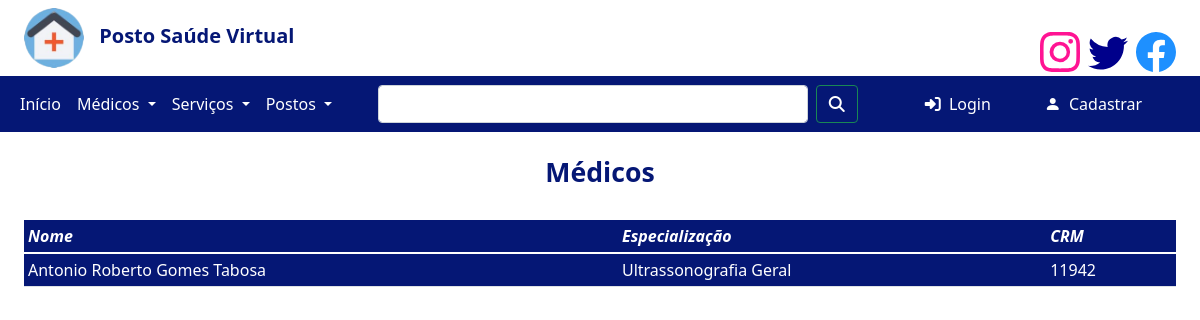
The page /cadastros/listar/medico/ on the database as committed earlier.
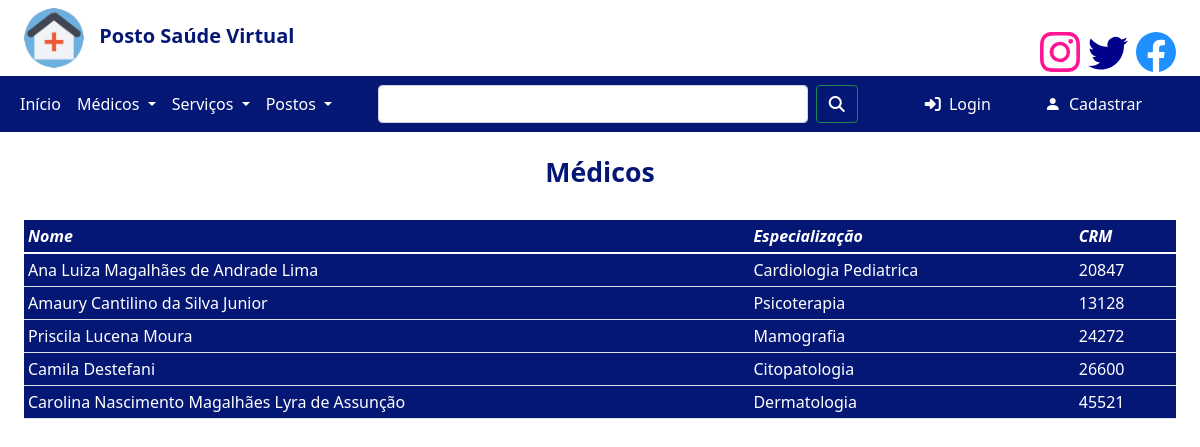
The same page on the database as committed later.
### cadastros/models.py (models this page shows, shortened)
class Medico(models.Model):
    nome_Completo = models.CharField(max_length=256)
    crm = models.CharField(verbose_name='CRM', max_length=256, unique=True)
    especializacao = models.CharField(verbose_name='Especialização', max_length=256)
    turno = models.CharField(max_length=5)
    dia_Da_Semana = models.CharField(max_length=13)
    email = models.EmailField(max_length=256, unique=True)
    senha = models.CharField(max_length=256)

### cadastros/views.py (the view)
# urls.py: path('listar/medico/', MedicoListView.as_view(), name='listar-medico'),
class MedicoListView(ListView):
    model = Medico
    template_name = 'cadastros/listas/medicoList.html'

### cadastros/templates/cadastros/listas/medicoList.html (shortened to what this page needs)
{% extends 'base.html' %}
{% load static %}
{% block conteudo %}
<link rel="stylesheet" href="{% static 'css/tipoConsulta.css' %}">
<div class="tabela">
<div class="table-responsive">
    <br>
    <h1> <center><b>Médicos</b></center></h1>
    <br>
    <table class="table table-blue table-sm">
        <thead>
            <tr>
                <th><i>Nome</i></th>
                <th><i>Especialização</i></th>
                <th><i>CRM</i></th>
            </tr>
        </thead>
        <tbody>
            {% for medico in object_list %}
            <tr>
                <td>{{ medico.nome_Completo }}</td>
                <td>{{ medico.especializacao }}</td>
                <td>{{ medico.crm }}</td>
            </tr>
            {% endfor %}
        </tbody>
    </table>
</div>
</div>
{% endblock %}

### templates/base.html (shortened to what this page needs)
{% load static %}
<!DOCTYPE html>
<html lang="pt-br">
<head>
    <link href="https://cdn.jsdelivr.net/npm/bootstrap@5.1.3/dist/css/bootstrap.min.css" rel="stylesheet">
    <link rel="stylesheet" href="https://cdn.jsdelivr.net/npm/bootstrap-icons@1.8.1/font/bootstrap-icons.css">
    <link rel="stylesheet" href="{% static 'css/base.css' %}">
</head>
<body>
  {% block menu %}
  <div class="cabecalho-logo">
    <header class="cabecalho">
      <img class="logo" src="{% static 'img/my-logo.png' %}">
      <span><strong>Posto Saúde Virtual</strong></span>
    </header>
    <div class="inst">
    </div>
    <div class="twt">
    </div>
    <div class="face">
    </div>
  </div>
  <div class="menu">
    <nav class="navbar navbar-expand-lg">
      <div class="container-fluid">
        <div class="collapse navbar-collapse" id="navbarSupportedContent">
          <ul class="navbar-nav me-auto mb-2 mb-lg-0">
            <li class="nav-item">
              <a class="nav-link activate" aria-current="page" href="{% url 'pages:home' %}" id="first-menu">Início</a>
            </li>
            <li class="nav-item dropdown">
              <a class="nav-link dropdown-toggle" href="#" id="navbarDropdown" role="button" data-bs-toggle="dropdown" aria-expanded="false">
                Médicos
              </a>
            </li>
            <li class="nav-item dropdown">
              <a class="nav-link dropdown-toggle" href="#" id="navbarDropdown" role="button" data-bs-toggle="dropdown" aria-expanded="false">
                Serviços
              </a>
            </li>
            <li class="nav-item dropdown">
              <a class="nav-link dropdown-toggle" href="#" id="navbarDropdown" role="button" data-bs-toggle="dropdown" aria-expanded="false">
                Postos
              </a>
            </li>
          </ul>
          <form class="d-flex">
            <input class="form-control me-2" type="search" aria-label="Search">
            <button class="btn btn-outline-success" type="submit"><i class="fa-solid fa-magnifying-glass"></i></button>
          </form>
          <ul class="navbar-nav me-auto mb-2 mb-lg-0">
            {% if user.is_authenticated %}
            <li class="nav-item">
              <a class="nav-link disabled" href="#" id="first-menu">Bem-vindo(a), {{ user.get_username }}</a>
            </li>
            <li class="nav-item">
              <a class="nav-link" href="{% url 'account_logout' %}" id="first-menu">Sair</a>
            </li>
            {% else %}
            <li class="nav-item">
              <a class="nav-link" aria-current="page" href="{% url 'account_login' %}" id="first-menu"><i class="fa-solid fa-right-to-bracket"></i>&nbsp; Login</a>
            </li>
          </ul>
          <ul class="navbar-nav me-auto mb-2 mb-lg-0">
            <li class="nav-item">
              <a class="nav-link" href="{% url 'account_signup' %}" id="first-menu"><i class="bi bi-person-fill"></i>&nbsp; Cadastrar</a>
            </li>
            {% endif %}
          </ul>
        </div>
      </div>
    </nav>
  </div>
  {% endblock %}
  {% block conteudo %}
  {% endblock %}
</body>
</html>

### static/css/base.css (style rules this page uses)
.cabecalho { width: 23vw; color: #051775; font-size: 15pt; margin-left: 2%; }
.logo { width: 5vw; border-radius: 100%; }
strong { margin-left: 0.5em; }
.cabecalho-logo { margin-top: 0.5em; }
.menu { margin-top: 0.5em; }
.navbar { background-color: #051775; }
#first-menu { color: #ffffff; }
#navbarDropdown { color: #ffffff; }
.d-flex { width: 40vw; margin-right: 5%; }
.btn { background: none; color: #ffffff; }
.inst { position: absolute; top: 4%; right: 10%; color: #FF1493; }
.twt { position: absolute; top: 4%; right: 6%; color: #00008B; }
.face { position: absolute; top: 4%; right: 2%; color: #1E90FF; }

### static/css/tipoConsulta.css (style rules this page uses)
a { text-decoration: none; color: #ffffff; }
table { background-color: #051775; }
thead { color:white; }
tbody { color: white; }
h1 { color: #051775; font-size: 20pt; }
.fa-solid { color:white; }
.tabela { margin-left: 2%; margin-right: 2%; }

Rows that differ between the two databases and show on the page:
changed Medico: nome_Completo "Antonio Roberto Gomes Tabosa" → "Ana Luiza Magalhães de Andrade Lima"; especializacao "Ultrassonografia Geral" → "Cardiologia Pediatrica"; crm "11942" → "20847"
added Medico: nome_Completo "Amaury Cantilino da Silva Junior", especializacao "Psicoterapia", crm "13128"
added Medico: nome_Completo "Priscila Lucena Moura", especializacao "Mamografia", crm "24272"
added Medico: nome_Completo "Camila Destefani", especializacao "Citopatologia", crm "26600"
added Medico: nome_Completo "Carolina Nascimento Magalhães Lyra de Assunção", especializacao "Dermatologia", crm "45521"
